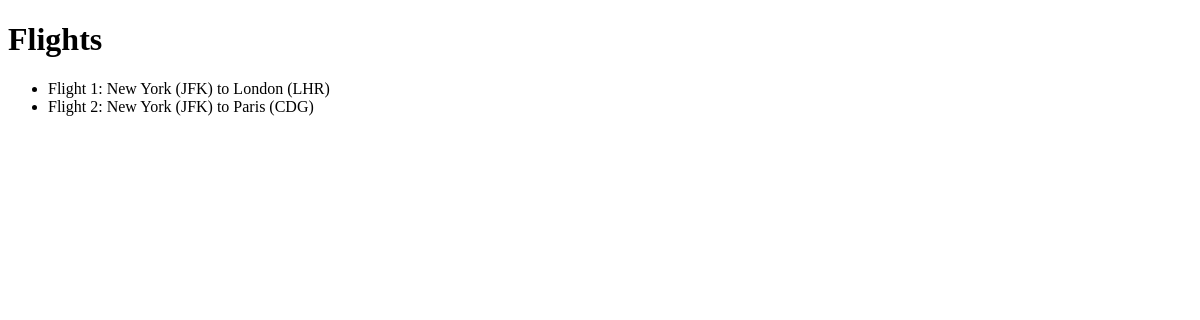
Before: /flights/ with the older database file.
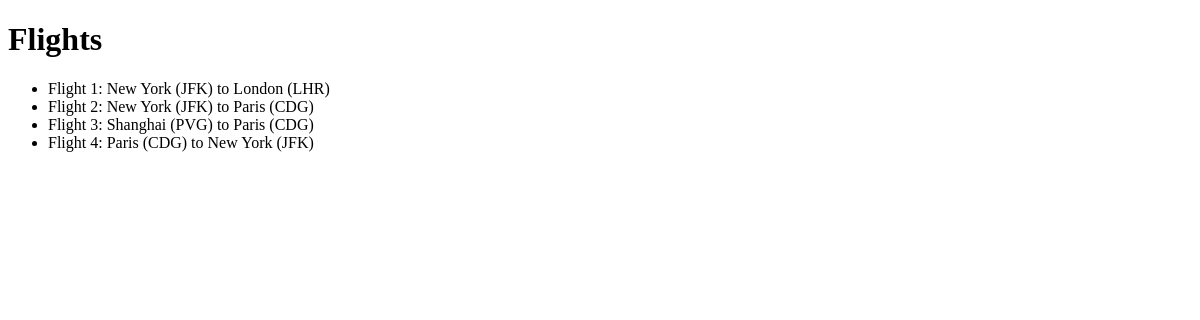
After: the same page with the newer database file.
### flights/models.py (models this page shows)
class Flight(models.Model):
    origin = models.ForeignKey(Airport, on_delete=models.CASCADE, related_name="departures")
    destination = models.ForeignKey(Airport, on_delete=models.CASCADE, related_name="arrivals")
    duration = models.IntegerField()
    def __str__(self):
        return f"{self.id}: {self.origin} to {self.destination}"

class Airport(models.Model):
    code = models.CharField(max_length=3)
    city = models.CharField(max_length=64)
    def __str__(self):
        return f"{self.city} ({self.code})"

### flights/views.py (the view)
# urls.py: path("", views.index, name="index"),
def index(request):
    return render(request, "flights/index.html",{
        "flights": Flight.objects.all()
    })

### flights/templates/flights/index.html
{% extends "flights/layout.html" %}
{% block body %}
    <h1>Flights</h1>
    <ul>
        {% for flight in flights %}
            <li>Flight {{flight}}</li>
        {% endfor %}
    </ul>
{% endblock %}

### flights/templates/flights/layout.html (shortened to what this page needs)
<!DOCTYPE html>
<html lang="en">
<head>
</head>
<body>
    {% block body %}
    {% endblock%}
</body>
</html>

Changed rows visible on the page:
added Flight: id+origin+destination "3: Shanghai (PVG) to Paris (CDG)"
added Flight: id+origin+destination "4: Paris (CDG) to New York (JFK)"
